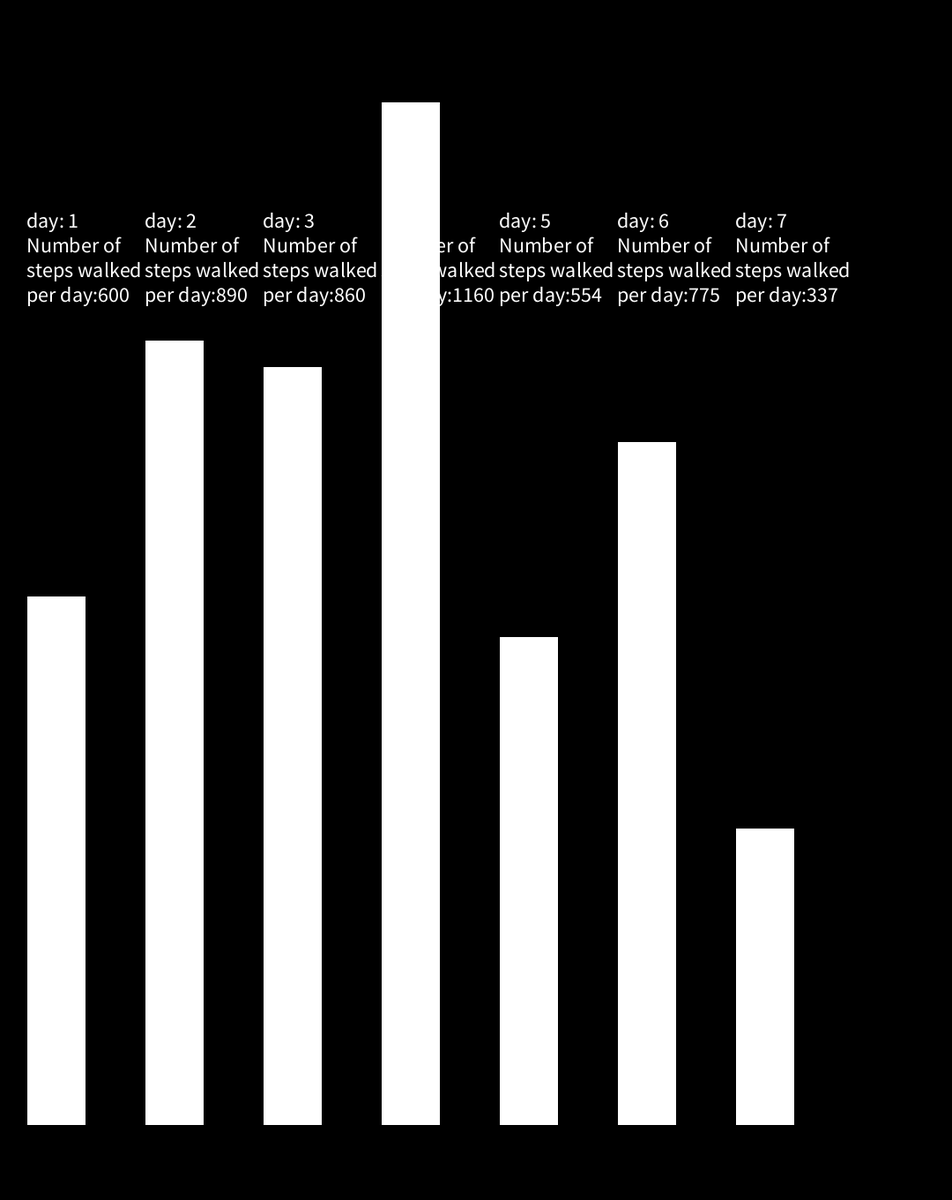
Frame 1 (no input)
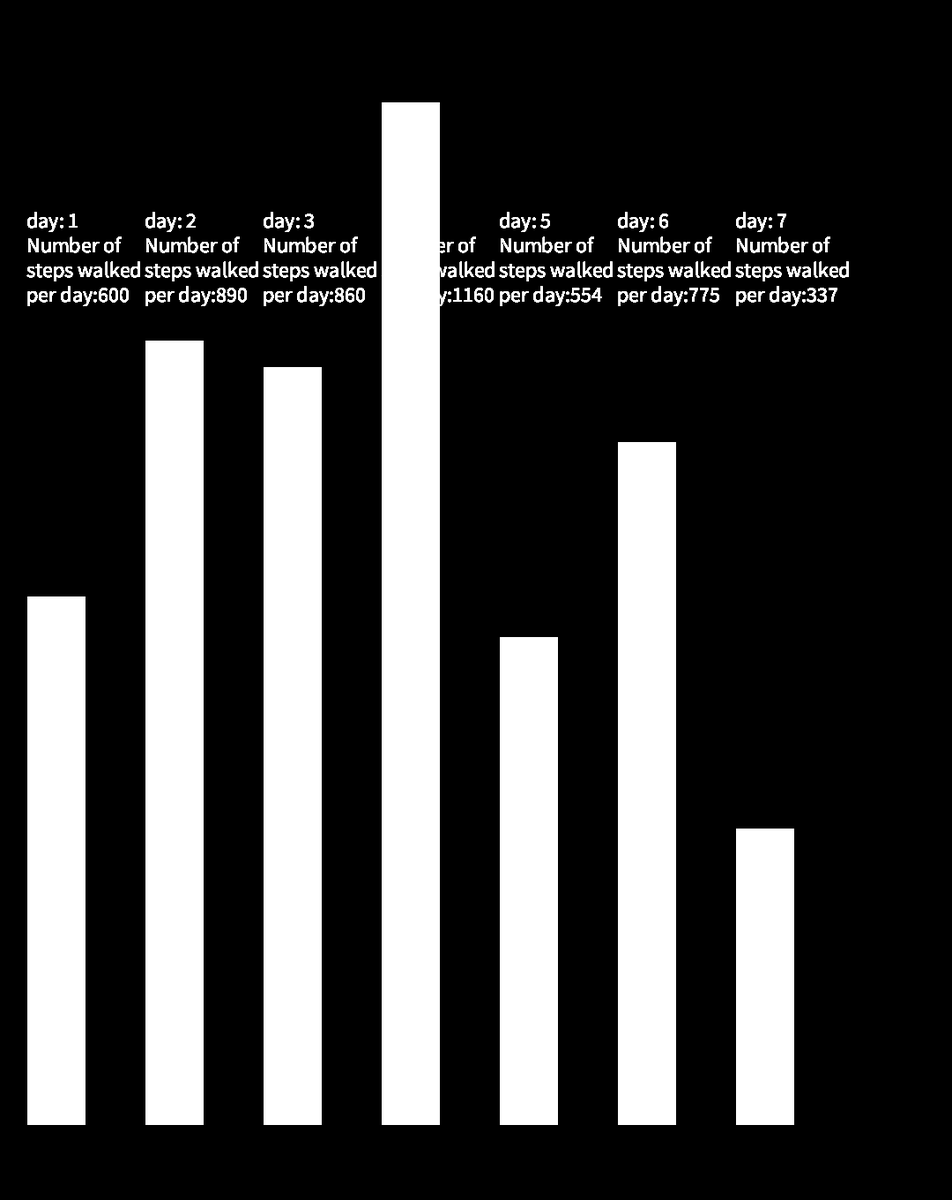
Frame 60 (the mouse pressed at the canvas centre just before this capture)
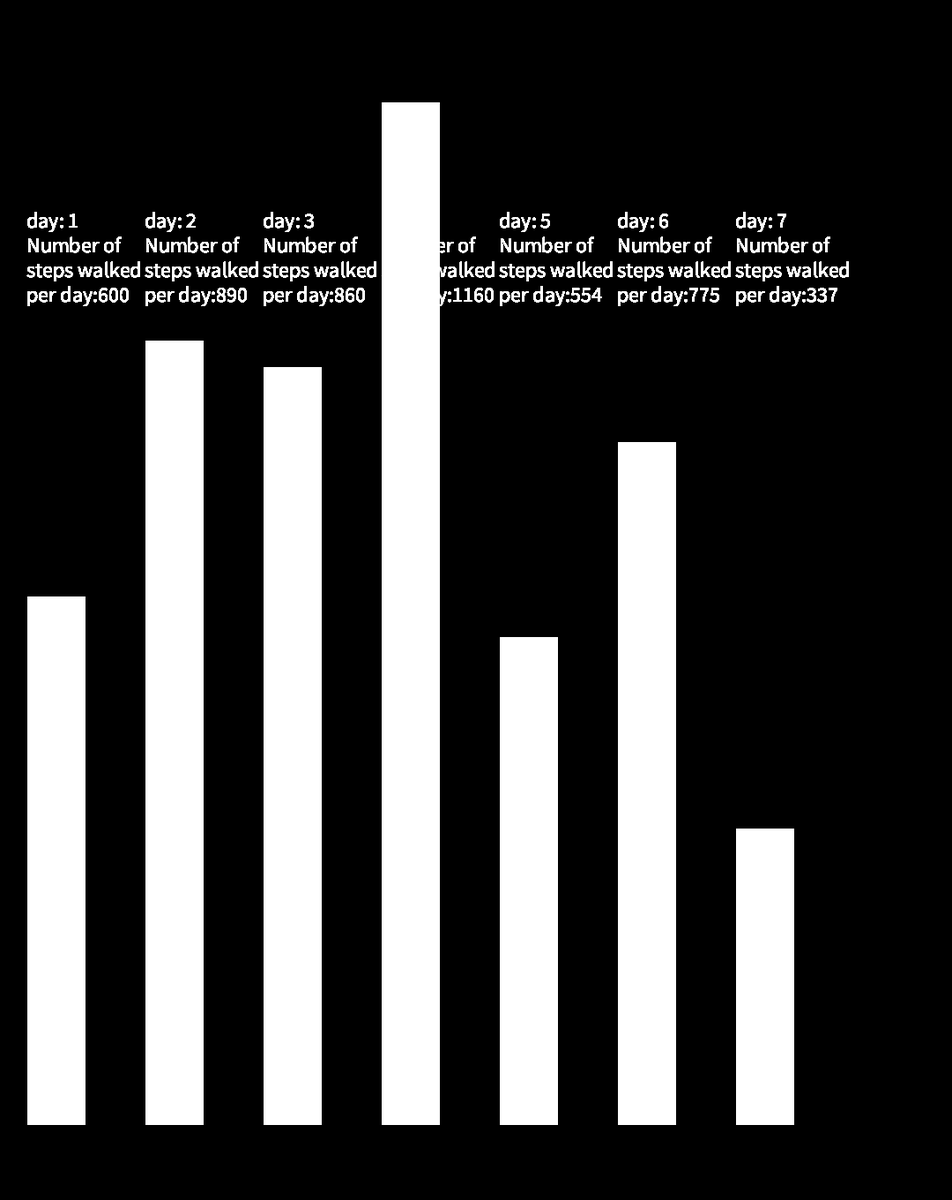
Frame 120 (the mouse held since frame 60 and released just before this capture)

The Processing sketch that drew these frames (run headless with seeded random() and noise(); from frame 60 on, the mouse is pressed at the canvas centre):

// Processing sketch: ex8
// ── ex8.pde
int[] lines;

void setup() {
  lines = new int[7];
  lines[0] = 600;
  lines[1] = 890 ;
  lines[2] = 800 + 24 + 36;
  lines[3] = 500 + 200 + 400 + 60 ;
  lines[4] = 554;
  lines[5] = 775;
  lines[6] = 337;
  
  size (1080, 1360);
  background(0, 0, 0);
}

void draw() {
  clear();
  for(int i = 0; i < lines. length; i++) {
    rect((width / 16) * (i * 2 - 1) + width / 16 + width / 36, height - (height / 16) - lines[i], width / 16, lines[i]);
    textSize(24);
    text("day: " + (i + 1) + "\nNumber of\nsteps walked\nper day:" +lines[i],
    (width / 16) * (i * 2 - 1) + width / 16 + width / 36,
    height - (height / 8) - (height / 32) - lines[1]);
  }
}
